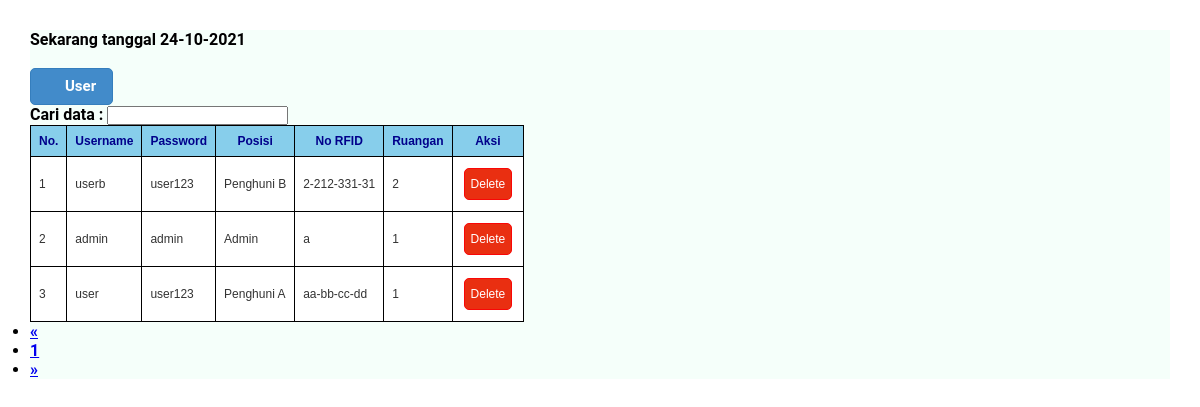
The app's page /admin/view_data_user.php with its own data.
### tables this page shows
CREATE TABLE `user` (
  `id_user` int(50) NOT NULL,
  `username` varchar(30) NOT NULL,
  `password` varchar(50) NOT NULL,
  `is_admin` tinyint(1) NOT NULL,
  `rfid` varchar(30) NOT NULL,
  `ruangan` tinyint(1) NOT NULL
);

### admin/view_data_user.php (the view, shortened to what this page needs)
<?php
$no=0;
$sql = ("SELECT user.username, user.password, user.is_admin, user.rfid, user.ruangan
                FROM user");
$sql_count = "SELECT COUNT(*) FROM user";
$result_count = mysqli_query($conn, $sql_count);
$count = 0;
if ($result_count) {
    $r_data = mysqli_fetch_row($result_count);
    $count = $r_data[0];
}
$per_page = 10;
$num_page = ceil($count / $per_page);
$limit = $per_page;
if (isset($_GET['page'])) {
    $page = $_GET['page'];
    $offset = ($page - 1) * $per_page;
} else {
    $offset = 0;
    $page = 1;
}
$sql .= " LIMIT {$offset}, {$limit}";
$result = mysqli_query($conn, $sql);
?>
<link rel="stylesheet" href="../css/stylelogin.css" media="screen" type="text/css" />
	<div class="bodi">
		<?php echo "Sekarang tanggal ".date('d-m-Y');
        echo "<br>";?>
        <?php
		 	echo '<br><a href="register.php" class="btn btn-small"><img src="../images/add.png"  style = "width: 15px;" />User</a>';
 		?>
			<form action="" method="get">
				<label for="q">Cari data : </label>
				<input type="text" id="q" name="q" class="input-q" >
			</form>
		<table>
 	 	<tr>
 	 		<th>No.</th>
 	 		<th>Username</th>
			<th>Password</th>
			<th>Posisi</th>
			<th>No RFID</th>
            <th>Ruangan</th>
			<th>Aksi</th>
 	 	</tr>
 	 	<?php while($row = mysqli_fetch_array($result)): ?>
 	 	<?php $no++ ?>
 	 		<tbody id="mytable">
            <tr>
 	 			<td><?php echo $no; ?></td>
 	 			<td><?php echo $row['username'];?></td>
 	 			<td><?php echo $row['password'];?></td>
 	 			<td><?php if ($row['is_admin'] == 1){echo 'Admin';} elseif ($row['is_admin'] == 2){echo 'Penghuni A';} elseif ($row['is_admin'] == 3){echo 'Penghuni B';} ?></td>
     	 		<td><?php echo $row['rfid'];?></td>
 	 			<td><?php echo $row['ruangan'];?></td>
 	 			<td>
                    <a class="btn btn-alert" onclick="return confirm('Yakin akan menghapus user ini?');" href="delete-user.php?id=<?php echo $row['id_user'];?>">Delete</a></td>
 	 		</tr>
            </tbody>
 	 		<?php endwhile; ?>
 	 </table>
 	  	 <ul class="pagination">
            <li><a href="?page=<?php if ($page > 1){
                $pagep = $page-1;
            }else{
                $pagep= $page;
            }
            echo $pagep; ?>">&laquo;</a></li>
            <?php for ($i=1; $i <= $num_page; $i++) {
                $link = "?page={$i}";
                    $class = ($page == $i ? 'active' : '');
                    echo "<li><a class=\"{$class}\" href=\"{$link}\">{$i}</a></li>";
                } ?>
          <li><a href="?page=<?php if ($page < $num_page){
            $pagen = $page+1;
        }else{
            $pagen= $page;
        }
        echo $pagen; ?>">&raquo;</a></li>
        </ul>
	</div>

### css/stylelogin.css (style rules this page uses)
* { margin: 0; padding: 0; }

### admin/view_data_user.php (style rules this page uses)
.btn { border:1px solid #c4c1c1; padding:5px 10px; background-color:#ddd; text-decoration:none; display:inline-block; border-radius:5px; }
.btn-small { font-size:15px; line-height:15px; padding:10px 16px; font-weight:bold; color:#fff; border-color:#357ebd; background-color:#428bca; }
.btn img { float: left; padding: 0 3px 0 0; }
.btn-alert { margin: 3px; padding: 8px 6px; background-color: #E92F11; color: #ffffff; border-color: #FA0606; }
.bodi { margin: 30px; color: #000000; background-color: #F5FFFA; font-weight:bold; table-layout-color: #FA0606; }
table { font-family: verdana, arial, sans-serif; font-size: 12px; color: #333333; border-width: 1px; border-color: #FFA800; border-collapse: collapse; }
table th { border-width: 1.5px; padding: 8px; border-style: solid; border-color: #000000; background-color: skyblue; color: #00008B; font-weight: bold; }
table td { border-width: 1px; padding: 8px; border-style: solid; border-color: #000000; background-color: #ffffff; }

### records on screen
user: username "userb", password "user123", is_admin "Penghuni B", rfid "2-212-331-31", ruangan "2"
user: username "admin", password "admin", is_admin "Admin", rfid "a", ruangan "1"
user: username "user", password "user123", is_admin "Penghuni A", rfid "aa-bb-cc-dd", ruangan "1"
